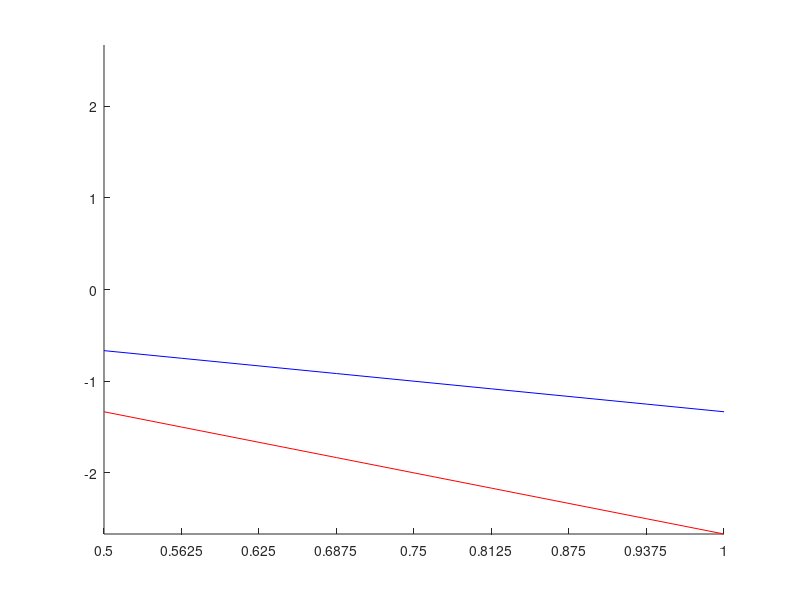

Here is the MATLAB script that generated this plot: (Note: this script raises an error after producing the figure.)
%
% Clear all variables and screen
clear
clf
% Define the number of bits (input Dividend)
n = 4;
%
% Define Divisor Range
% Normalized Floating Point [Dmin,Dmax] = [1,2]
% Normalized Fixed Point    [Dmin, Dmax] =[1/2,1]
%
Dminimum = 1.0/2;
Dmaximum = 2.0/2;
% Define an ulp
ulp = 2^(-n);
% radix = beta
beta  = 4;
% rho = redundancy factor -> SHOULD ALWAYS BE >= THAN 1/2
%
% SD representations have alpha < beta - 1
%
% alpha = ceil(beta/2)  minimially redundant  
% alpha = beta -1       maximally redundant (rho = 1)
% alpha = (beta-1)/2    nonredundant
% alpha > beta - 1      over-redundant
% 
rho = 2/3;
% Calculation of max digit set
alpha = rho*(beta-1);
% Da contains digit set
q = [];
for i = -alpha:alpha
  q = [q; i];
end
% 4r(i-1)/D values
hold on
% figure(1)
grid off
for i = 1:length(q)
  x = -rho+q(i):ulp:rho+q(i);
  % Plot redundancy (overlap) Positive
  z = [rho+q(i),rho+q(i)];
  y = [x(length(x))-q(i),0];
  % Plot redundancy (overlap) Negative
  if (i ~= length(q))
    w = [-rho+q(i+1)-q(i+1),0];
    u = [-rho+q(i+1),-rho+q(i+1)];
    % plot(u,w,'b')
  end
  % plot(x,x-q(i))
  % plot(z,y,'r')

end
% title('Robertson Diagram for Radix-4 SRT Divison')

%
% Plot Atkins P-D plot
% Normalized Floating Point [Dmin,Dmax] = [1,2]
% Normalized Fixed Point    [Dmin, Dmax] =[1/2,1]
%
Dmin = Dminimum;
Dmax = Dmaximum;
for i = 1:length(q)
  D = Dmin:ulp:Dmax;
  P1 = (rho+q(i))*D;
  P2 = (-rho+q(i))*D;
  hold on
  p1 = plot(D,P1,'b');
  p2 = plot(D,P2,'r');
  axis([Dmin Dmax -beta*rho*Dmaximum beta*rho*Dmaximum])
  xticks(D)
  p1.LineWidth = 2.0;
  p2.LineWidth = 2.0;
end

% Let's make x axis binary
j = [];
for i=1:length(D)
    j = [j disp_bin(D(i), 1, 4)];
end
yk = [];
yk2 = [];
for i=-2.5:0.5:2.5;
    yk = [yk disp_bin(i, 3, 4)];
    yk2 = [yk2 i];
end
xtickangle(90)
xticklabels(j)
yticklabels(yk)

Np   = 4;
Nd   = 4;
Dmin = Dminimum;
Dmax = Dmaximum;
ulpd = 2^(-Nd);
ulpp = 2^(-Np);

% Let's draw allow points on PD plot
% Positive Portions
index = 1;
i = 0:ulpp:rho*beta*Dmaximum;
for j = Dmin:ulpd:Dmax
  plot(j*ones(1,length(i)),i,'k');
end

j = Dmin:ulpd:Dmax;
for i = 0:ulpp:rho*beta*Dmaximum
  plot(j,i*ones(length(j)),'k');
end

% Negative Portions
index = 1;
i = 0:-ulpp:rho*-beta*Dmaximum;
for j = Dmin:ulpd:Dmax
  plot(j*ones(1,length(i)),i,'k');
end

j = Dmin:ulpd:Dmax;
for i = 0:-ulpp:-rho*beta*Dmaximum
  plot(j,i*ones(length(j)),'k');
end

% Labels and Printing
xlh = xlabel(['Divisor (d)']);
xlh.Position(2) = xlh.Position(2) - 0.1;
%xlh.FontSize = 18;
ylh = ylabel(['P = 4 \cdot w_i']);
ylh.Position(1) = ylh.Position(1)-0.02;
%ylh.FontSize = 18;

% Containment Values (placed manually although not bad)
m2 = [3/4 7/8 15/16 1.0 9/8 19/16 5/4 6/4 6/4];
m1 = [1/4 1/4 1/4 1/4 3/8 3/8 1/2 1/2 1/2];
m0 = [-1/4 -3/8 -3/8 -3/8 -1/2 -1/2 -1/2 -1/2 -1/2];
m1b = [-13/16 -15/16 -1 -9/8 -5/4 -5/4 -11/8 -6/4 -6/4];
x2 = Dmin:ulpd:Dmax;
s2 = stairs(x2, m2);
s2.Color = '#8f08d1';
s2.LineWidth = 3.0;
s1 = stairs(x2, m1);
s1.Color = '#8f08d1';
s1.LineWidth = 3.0;
s0 = stairs(x2, m0);
s0.Color = '#8f08d1';
s0.LineWidth = 3.0;
s1b = stairs(x2, m1b);
s1b.Color = '#8f08d1';
s1b.LineWidth = 3.0;

% Place manually Quotient (ugh)
j = Dmin+ulpd/2:ulpd:Dmax;
i = rho*beta*Dmaximum-ulpp:-ulpp:-rho*beta*Dmaximum;

% 1
text(j(1), i(1), '2')
text(j(1), i(2), '2')
text(j(1), i(3), '2')
text(j(1), i(4), '2')
text(j(1), i(5), '2')
text(j(1), i(6), '2')
text(j(1), i(7), '2')
text(j(1), i(8), '2')
text(j(1), i(9), '2')
text(j(1), i(10), '2')
text(j(1), i(11), '2')
text(j(1), i(12), '2')
text(j(1), i(13), '2')
text(j(1), i(14), '2')
text(j(1), i(15), '2')
text(j(1), i(16), '2')
text(j(1), i(17), '2')
text(j(1), i(18), '2')
text(j(1), i(19), '2')
text(j(1), i(20), '2')
text(j(1), i(21), '2')
text(j(1), i(22), '2')
text(j(1), i(23), '2')
text(j(1), i(24), '2')
text(j(1), i(25), '2')
text(j(1), i(26), '2')
text(j(1), i(27), '2')
text(j(1), i(28), '2')
text(j(1), i(29), '2')
text(j(1), i(30), '2')
text(j(1), i(31), '1')
text(j(1), i(32), '1')
text(j(1), i(33), '1')
text(j(1), i(34), '1')
text(j(1), i(35), '1')
text(j(1), i(36), '1')
text(j(1), i(37), '1')
text(j(1), i(38), '1')
text(j(1), i(39), '0')
text(j(1), i(40), '0')
text(j(1), i(41), '0')
text(j(1), i(42), '0')

text(j(1), i(43), '0')
text(j(1), i(44), '0')
text(j(1), i(45), '0')
text(j(1), i(46), '0')
text(j(1), i(47), '-1')
text(j(1), i(48), '-1')
text(j(1), i(49), '-1')
text(j(1), i(50), '-1')
text(j(1), i(51), '-1')
text(j(1), i(52), '-1')
text(j(1), i(53), '-1')
text(j(1), i(54), '-1')
text(j(1), i(55), '-1')
text(j(1), i(56), '-2')
text(j(1), i(57), '-2')
text(j(1), i(58), '-2')
text(j(1), i(59), '-2')
text(j(1), i(60), '-2')
text(j(1), i(61), '-2')
text(j(1), i(62), '-2')
text(j(1), i(63), '-2')
text(j(1), i(64), '-2')
text(j(1), i(65), '-2')
text(j(1), i(66), '-2')
text(j(1), i(67), '-2')
text(j(1), i(68), '-2')
text(j(1), i(69), '-2')
text(j(1), i(70), '-2')
text(j(1), i(71), '-2')
text(j(1), i(72), '-2')
text(j(1), i(73), '-2')
text(j(1), i(74), '-2')
text(j(1), i(75), '-2')
text(j(1), i(76), '-2')
text(j(1), i(77), '-2')
text(j(1), i(78), '-2')
text(j(1), i(79), '-2')
text(j(1), i(80), '-2')
text(j(1), i(81), '-2')
text(j(1), i(82), '-2')
text(j(1), i(83), '-2')
text(j(1), i(84), '-2')

text(j(2), i(1), '2')
text(j(2), i(2), '2')
text(j(2), i(3), '2')
text(j(2), i(4), '2')
text(j(2), i(5), '2')
text(j(2), i(6), '2')
text(j(2), i(7), '2')
text(j(2), i(8), '2')
text(j(2), i(9), '2')
text(j(2), i(10), '2')
text(j(2), i(11), '2')
text(j(2), i(12), '2')
text(j(2), i(13), '2')
text(j(2), i(14), '2')
text(j(2), i(15), '2')
text(j(2), i(16), '2')
text(j(2), i(17), '2')
text(j(2), i(18), '2')
text(j(2), i(19), '2')
text(j(2), i(20), '2')
text(j(2), i(21), '2')
text(j(2), i(22), '2')
text(j(2), i(23), '2')
text(j(2), i(24), '2')
text(j(2), i(25), '2')
text(j(2), i(26), '2')
text(j(2), i(27), '2')
text(j(2), i(28), '2')
text(j(2), i(29), '1')
text(j(2), i(30), '1')
text(j(2), i(31), '1')
text(j(2), i(32), '1')
text(j(2), i(33), '1')
text(j(2), i(34), '1')
text(j(2), i(35), '1')
text(j(2), i(36), '1')
text(j(2), i(37), '1')
text(j(2), i(38), '1')
text(j(2), i(39), '0')
text(j(2), i(40), '0')
text(j(2), i(41), '0')
text(j(2), i(42), '0')

text(j(2), i(43), '0')
text(j(2), i(44), '0')
text(j(2), i(45), '0')
text(j(2), i(46), '0')
text(j(2), i(47), '0')
text(j(2), i(48), '0')
text(j(2), i(49), '-1')
text(j(2), i(50), '-1')
text(j(2), i(51), '-1')
text(j(2), i(52), '-1')
text(j(2), i(53), '-1')
text(j(2), i(54), '-1')
text(j(2), i(55), '-1')
text(j(2), i(56), '-1')
text(j(2), i(57), '-1')
text(j(2), i(58), '-2')
text(j(2), i(59), '-2')
text(j(2), i(60), '-2')
text(j(2), i(61), '-2')
text(j(2), i(62), '-2')
text(j(2), i(63), '-2')
text(j(2), i(64), '-2')
text(j(2), i(65), '-2')
text(j(2), i(66), '-2')
text(j(2), i(67), '-2')
text(j(2), i(68), '-2')
text(j(2), i(69), '-2')
text(j(2), i(70), '-2')
text(j(2), i(71), '-2')
text(j(2), i(72), '-2')
text(j(2), i(73), '-2')
text(j(2), i(74), '-2')
text(j(2), i(75), '-2')
text(j(2), i(76), '-2')
text(j(2), i(77), '-2')
text(j(2), i(78), '-2')
text(j(2), i(79), '-2')
text(j(2), i(80), '-2')
text(j(2), i(81), '-2')
text(j(2), i(82), '-2')
text(j(2), i(83), '-2')
text(j(2), i(84), '-2')

% 3
text(j(3), i(1), '2')
text(j(3), i(2), '2')
text(j(3), i(3), '2')
text(j(3), i(4), '2')
text(j(3), i(5), '2')
text(j(3), i(6), '2')
text(j(3), i(7), '2')
text(j(3), i(8), '2')
text(j(3), i(9), '2')
text(j(3), i(10), '2')
text(j(3), i(11), '2')
text(j(3), i(12), '2')
text(j(3), i(13), '2')
text(j(3), i(14), '2')
text(j(3), i(15), '2')
text(j(3), i(16), '2')
text(j(3), i(17), '2')
text(j(3), i(18), '2')
text(j(3), i(19), '2')
text(j(3), i(20), '2')
text(j(3), i(21), '2')
text(j(3), i(22), '2')
text(j(3), i(23), '2')
text(j(3), i(24), '2')
text(j(3), i(25), '2')
text(j(3), i(26), '2')
text(j(3), i(27), '2')
text(j(3), i(28), '1')
text(j(3), i(29), '1')
text(j(3), i(30), '1')
text(j(3), i(31), '1')
text(j(3), i(32), '1')
text(j(3), i(33), '1')
text(j(3), i(34), '1')
text(j(3), i(35), '1')
text(j(3), i(36), '1')
text(j(3), i(37), '1')
text(j(3), i(38), '1')
text(j(3), i(39), '0')
text(j(3), i(40), '0')
text(j(3), i(41), '0')
text(j(3), i(42), '0')

text(j(3), i(43), '0')
text(j(3), i(44), '0')
text(j(3), i(45), '0')
text(j(3), i(46), '0')
text(j(3), i(47), '0')
text(j(3), i(48), '0')
text(j(3), i(49), '-1')
text(j(3), i(50), '-1')
text(j(3), i(51), '-1')
text(j(3), i(52), '-1')
text(j(3), i(53), '-1')
text(j(3), i(54), '-1')
text(j(3), i(55), '-1')
text(j(3), i(56), '-1')
text(j(3), i(57), '-1')
text(j(3), i(58), '-1')
text(j(3), i(59), '-2')
text(j(3), i(60), '-2')
text(j(3), i(61), '-2')
text(j(3), i(62), '-2')
text(j(3), i(63), '-2')
text(j(3), i(64), '-2')
text(j(3), i(65), '-2')
text(j(3), i(66), '-2')
text(j(3), i(67), '-2')
text(j(3), i(68), '-2')
text(j(3), i(69), '-2')
text(j(3), i(70), '-2')
text(j(3), i(71), '-2')
text(j(3), i(72), '-2')
text(j(3), i(73), '-2')
text(j(3), i(74), '-2')
text(j(3), i(75), '-2')
text(j(3), i(76), '-2')
text(j(3), i(77), '-2')
text(j(3), i(78), '-2')
text(j(3), i(79), '-2')
text(j(3), i(80), '-2')
text(j(3), i(81), '-2')
text(j(3), i(82), '-2')
text(j(3), i(83), '-2')
text(j(3), i(84), '-2')

% 4
text(j(4), i(1), '2')
text(j(4), i(2), '2')
text(j(4), i(3), '2')
text(j(4), i(4), '2')
text(j(4), i(5), '2')
text(j(4), i(6), '2')
text(j(4), i(7), '2')
text(j(4), i(8), '2')
text(j(4), i(9), '2')
text(j(4), i(10), '2')
text(j(4), i(11), '2')
text(j(4), i(12), '2')
text(j(4), i(13), '2')
text(j(4), i(14), '2')
text(j(4), i(15), '2')
text(j(4), i(16), '2')
text(j(4), i(17), '2')
text(j(4), i(18), '2')
text(j(4), i(19), '2')
text(j(4), i(20), '2')
text(j(4), i(21), '2')
text(j(4), i(22), '2')
text(j(4), i(23), '2')
text(j(4), i(24), '2')
text(j(4), i(25), '2')
text(j(4), i(26), '2')
text(j(4), i(27), '1')
text(j(4), i(28), '1')
text(j(4), i(29), '1')
text(j(4), i(30), '1')
text(j(4), i(31), '1')
text(j(4), i(32), '1')
text(j(4), i(33), '1')
text(j(4), i(34), '1')
text(j(4), i(35), '1')
text(j(4), i(36), '1')
text(j(4), i(37), '1')
text(j(4), i(38), '1')
text(j(4), i(39), '0')
text(j(4), i(40), '0')
text(j(4), i(41), '0')
text(j(4), i(42), '0')

text(j(4), i(43), '0')
text(j(4), i(44), '0')
text(j(4), i(45), '0')
text(j(4), i(46), '0')
text(j(4), i(47), '0')
text(j(4), i(48), '0')
text(j(4), i(49), '-1')
text(j(4), i(50), '-1')
text(j(4), i(51), '-1')
text(j(4), i(52), '-1')
text(j(4), i(53), '-1')
text(j(4), i(54), '-1')
text(j(4), i(55), '-1')
text(j(4), i(56), '-1')
text(j(4), i(57), '-1')
text(j(4), i(58), '-1')
text(j(4), i(59), '-1')
text(j(4), i(60), '-1')
text(j(4), i(61), '-2')
text(j(4), i(62), '-2')
text(j(4), i(63), '-2')
text(j(4), i(64), '-2')
text(j(4), i(65), '-2')
text(j(4), i(66), '-2')
text(j(4), i(67), '-2')
text(j(4), i(68), '-2')
text(j(4), i(69), '-2')
text(j(4), i(70), '-2')
text(j(4), i(71), '-2')
text(j(4), i(72), '-2')
text(j(4), i(73), '-2')
text(j(4), i(74), '-2')
text(j(4), i(75), '-2')
text(j(4), i(76), '-2')
text(j(4), i(77), '-2')
text(j(4), i(78), '-2')
text(j(4), i(79), '-2')
text(j(4), i(80), '-2')
text(j(4), i(81), '-2')
text(j(4), i(82), '-2')
text(j(4), i(83), '-2')
text(j(4), i(84), '-2')

% 5
text(j(5), i(1), '2')
text(j(5), i(2), '2')
text(j(5), i(3), '2')
text(j(5), i(4), '2')
text(j(5), i(5), '2')
text(j(5), i(6), '2')
text(j(5), i(7), '2')
text(j(5), i(8), '2')
text(j(5), i(9), '2')
text(j(5), i(10), '2')
text(j(5), i(11), '2')
text(j(5), i(12), '2')
text(j(5), i(13), '2')
text(j(5), i(14), '2')
text(j(5), i(15), '2')
text(j(5), i(16), '2')
text(j(5), i(17), '2')
text(j(5), i(18), '2')
text(j(5), i(19), '2')
text(j(5), i(20), '2')
text(j(5), i(21), '2')
text(j(5), i(22), '2')
text(j(5), i(23), '2')
text(j(5), i(24), '2')
text(j(5), i(25), '1')
text(j(5), i(26), '1')
text(j(5), i(27), '1')
text(j(5), i(28), '1')
text(j(5), i(29), '1')
text(j(5), i(30), '1')
text(j(5), i(31), '1')
text(j(5), i(32), '1')
text(j(5), i(33), '1')
text(j(5), i(34), '1')
text(j(5), i(35), '1')
text(j(5), i(36), '1')
text(j(5), i(37), '0')
text(j(5), i(38), '0')
text(j(5), i(39), '0')
text(j(5), i(40), '0')
text(j(5), i(41), '0')
text(j(5), i(42), '0')

text(j(5), i(43), '0')
text(j(5), i(44), '0')
text(j(5), i(45), '0')
text(j(5), i(46), '0')
text(j(5), i(47), '0')
text(j(5), i(48), '0')
text(j(5), i(49), '0')
text(j(5), i(50), '0')
text(j(5), i(51), '-1')
text(j(5), i(52), '-1')
text(j(5), i(53), '-1')
text(j(5), i(54), '-1')
text(j(5), i(55), '-1')
text(j(5), i(56), '-1')
text(j(5), i(57), '-1')
text(j(5), i(58), '-1')
text(j(5), i(59), '-1')
text(j(5), i(60), '-1')
text(j(5), i(61), '-1')
text(j(5), i(62), '-1')
text(j(5), i(63), '-2')
text(j(5), i(64), '-2')
text(j(5), i(65), '-2')
text(j(5), i(66), '-2')
text(j(5), i(67), '-2')
text(j(5), i(68), '-2')
text(j(5), i(69), '-2')
text(j(5), i(70), '-2')
text(j(5), i(71), '-2')
text(j(5), i(72), '-2')
text(j(5), i(73), '-2')
text(j(5), i(74), '-2')
text(j(5), i(75), '-2')
text(j(5), i(76), '-2')
text(j(5), i(77), '-2')
text(j(5), i(78), '-2')
text(j(5), i(79), '-2')
text(j(5), i(80), '-2')
text(j(5), i(81), '-2')
text(j(5), i(82), '-2')
text(j(5), i(83), '-2')
text(j(5), i(84), '-2')

% 6
text(j(6), i(1), '2')
text(j(6), i(2), '2')
text(j(6), i(3), '2')
text(j(6), i(4), '2')
text(j(6), i(5), '2')
text(j(6), i(6), '2')
text(j(6), i(7), '2')
text(j(6), i(8), '2')
text(j(6), i(9), '2')
text(j(6), i(10), '2')
text(j(6), i(11), '2')
text(j(6), i(12), '2')
text(j(6), i(13), '2')
text(j(6), i(14), '2')
text(j(6), i(15), '2')
text(j(6), i(16), '2')
text(j(6), i(17), '2')
text(j(6), i(18), '2')
text(j(6), i(19), '2')
text(j(6), i(20), '2')
text(j(6), i(21), '2')
text(j(6), i(22), '2')
text(j(6), i(23), '2')
text(j(6), i(24), '1')
text(j(6), i(25), '1')
text(j(6), i(26), '1')
text(j(6), i(27), '1')
text(j(6), i(28), '1')
text(j(6), i(29), '1')
text(j(6), i(30), '1')
text(j(6), i(31), '1')
text(j(6), i(32), '1')
text(j(6), i(33), '1')
text(j(6), i(34), '1')
text(j(6), i(35), '1')
text(j(6), i(36), '1')
text(j(6), i(37), '0')
text(j(6), i(38), '0')
text(j(6), i(39), '0')
text(j(6), i(40), '0')
text(j(6), i(41), '0')
text(j(6), i(42), '0')

text(j(6), i(43), '0')
text(j(6), i(44), '0')
text(j(6), i(45), '0')
text(j(6), i(46), '0')
text(j(6), i(47), '0')
text(j(6), i(48), '0')
text(j(6), i(49), '0')
text(j(6), i(50), '0')
text(j(6), i(51), '-1')
text(j(6), i(52), '-1')
text(j(6), i(53), '-1')
text(j(6), i(54), '-1')
text(j(6), i(55), '-1')
text(j(6), i(56), '-1')
text(j(6), i(57), '-1')
text(j(6), i(58), '-1')
text(j(6), i(59), '-1')
text(j(6), i(60), '-1')
text(j(6), i(61), '-1')
text(j(6), i(62), '-1')
text(j(6), i(63), '-2')
text(j(6), i(64), '-2')
text(j(6), i(65), '-2')
text(j(6), i(66), '-2')
text(j(6), i(67), '-2')
text(j(6), i(68), '-2')
text(j(6), i(69), '-2')
text(j(6), i(70), '-2')
text(j(6), i(71), '-2')
text(j(6), i(72), '-2')
text(j(6), i(73), '-2')
text(j(6), i(74), '-2')
text(j(6), i(75), '-2')
text(j(6), i(76), '-2')
text(j(6), i(77), '-2')
text(j(6), i(78), '-2')
text(j(6), i(79), '-2')
text(j(6), i(80), '-2')
text(j(6), i(81), '-2')
text(j(6), i(82), '-2')
text(j(6), i(83), '-2')
text(j(6), i(84), '-2')

% 7
text(j(7), i(1), '2')
text(j(7), i(2), '2')
text(j(7), i(3), '2')
text(j(7), i(4), '2')
text(j(7), i(5), '2')
text(j(7), i(6), '2')
text(j(7), i(7), '2')
text(j(7), i(8), '2')
text(j(7), i(9), '2')
text(j(7), i(10), '2')
text(j(7), i(11), '2')
text(j(7), i(12), '2')
text(j(7), i(13), '2')
text(j(7), i(14), '2')
text(j(7), i(15), '2')
text(j(7), i(16), '2')
text(j(7), i(17), '2')
text(j(7), i(18), '2')
text(j(7), i(19), '2')
text(j(7), i(20), '2')
text(j(7), i(21), '2')
text(j(7), i(22), '2')
text(j(7), i(23), '1')
text(j(7), i(24), '1')
text(j(7), i(25), '1')
text(j(7), i(26), '1')
text(j(7), i(27), '1')
text(j(7), i(28), '1')
text(j(7), i(29), '1')
text(j(7), i(30), '1')
text(j(7), i(31), '1')
text(j(7), i(32), '1')
text(j(7), i(33), '1')
text(j(7), i(34), '1')
text(j(7), i(35), '0')
text(j(7), i(36), '0')
text(j(7), i(37), '0')
text(j(7), i(38), '0')
text(j(7), i(39), '0')
text(j(7), i(40), '0')
text(j(7), i(41), '0')
text(j(7), i(42), '0')

text(j(7), i(43), '0')
text(j(7), i(44), '0')
text(j(7), i(45), '0')
text(j(7), i(46), '0')
text(j(7), i(47), '0')
text(j(7), i(48), '0')
text(j(7), i(49), '0')
text(j(7), i(50), '0')
text(j(7), i(51), '-1')
text(j(7), i(52), '-1')
text(j(7), i(53), '-1')
text(j(7), i(54), '-1')
text(j(7), i(55), '-1')
text(j(7), i(56), '-1')
text(j(7), i(57), '-1')
text(j(7), i(58), '-1')
text(j(7), i(59), '-1')
text(j(7), i(60), '-1')
text(j(7), i(61), '-1')
text(j(7), i(62), '-1')
text(j(7), i(63), '-1')
text(j(7), i(64), '-1')
text(j(7), i(65), '-2')
text(j(7), i(66), '-2')
text(j(7), i(67), '-2')
text(j(7), i(68), '-2')
text(j(7), i(69), '-2')
text(j(7), i(70), '-2')
text(j(7), i(71), '-2')
text(j(7), i(72), '-2')
text(j(7), i(73), '-2')
text(j(7), i(74), '-2')
text(j(7), i(75), '-2')
text(j(7), i(76), '-2')
text(j(7), i(77), '-2')
text(j(7), i(78), '-2')
text(j(7), i(79), '-2')
text(j(7), i(80), '-2')
text(j(7), i(81), '-2')
text(j(7), i(82), '-2')
text(j(7), i(83), '-2')
text(j(7), i(84), '-2')

% 8
text(j(8), i(1), '2')
text(j(8), i(2), '2')
text(j(8), i(3), '2')
text(j(8), i(4), '2')
text(j(8), i(5), '2')
text(j(8), i(6), '2')
text(j(8), i(7), '2')
text(j(8), i(8), '2')
text(j(8), i(9), '2')
text(j(8), i(10), '2')
text(j(8), i(11), '2')
text(j(8), i(12), '2')
text(j(8), i(13), '2')
text(j(8), i(14), '2')
text(j(8), i(15), '2')
text(j(8), i(16), '2')
text(j(8), i(17), '2')
text(j(8), i(18), '2')
text(j(8), i(19), '1')
text(j(8), i(20), '1')
text(j(8), i(21), '1')
text(j(8), i(22), '1')
text(j(8), i(23), '1')
text(j(8), i(24), '1')
text(j(8), i(25), '1')
text(j(8), i(26), '1')
text(j(8), i(27), '1')
text(j(8), i(28), '1')
text(j(8), i(29), '1')
text(j(8), i(30), '1')
text(j(8), i(31), '1')
text(j(8), i(32), '1')
text(j(8), i(33), '1')
text(j(8), i(34), '1')
text(j(8), i(35), '0')
text(j(8), i(36), '0')
text(j(8), i(37), '0')
text(j(8), i(38), '0')
text(j(8), i(39), '0')
text(j(8), i(40), '0')
text(j(8), i(41), '0')
text(j(8), i(42), '0')

text(j(8), i(43), '0')
text(j(8), i(44), '0')
text(j(8), i(45), '0')
text(j(8), i(46), '0')
text(j(8), i(47), '0')
text(j(8), i(48), '0')
text(j(8), i(49), '0')
text(j(8), i(50), '0')
text(j(8), i(51), '-1')
text(j(8), i(52), '-1')
text(j(8), i(53), '-1')
text(j(8), i(54), '-1')
text(j(8), i(55), '-1')
text(j(8), i(56), '-1')
text(j(8), i(57), '-1')
text(j(8), i(58), '-1')
text(j(8), i(59), '-1')
text(j(8), i(60), '-1')
text(j(8), i(61), '-1')
text(j(8), i(62), '-1')
text(j(8), i(63), '-1')
text(j(8), i(64), '-1')
text(j(8), i(65), '-1')
text(j(8), i(66), '-1')
text(j(8), i(67), '-2')
text(j(8), i(68), '-2')
text(j(8), i(69), '-2')
text(j(8), i(70), '-2')
text(j(8), i(71), '-2')
text(j(8), i(72), '-2')
text(j(8), i(73), '-2')
text(j(8), i(74), '-2')
text(j(8), i(75), '-2')
text(j(8), i(76), '-2')
text(j(8), i(77), '-2')
text(j(8), i(78), '-2')
text(j(8), i(79), '-2')
text(j(8), i(80), '-2')
text(j(8), i(81), '-2')
text(j(8), i(82), '-2')
text(j(8), i(83), '-2')
text(j(8), i(84), '-2')

orient('landscape')
print -dpng 'pd_csa.png'





